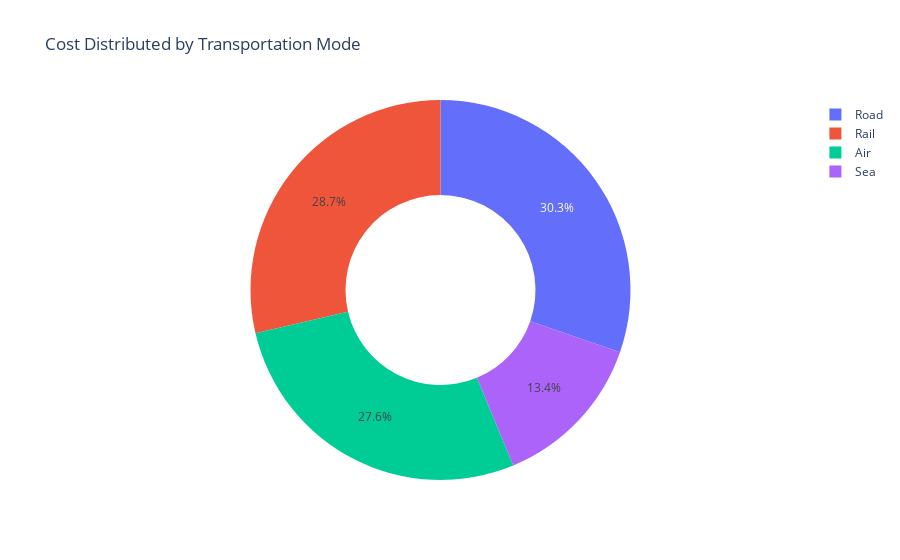

Write notebook code for a chart like this one.
### Code cell
transportation_chart = px.pie(data, 
                             values = 'Costs',
                              names = 'Transportation modes',
                              title = 'Cost Distributed by Transportation Mode',
                             hole = 0.5)

transportation_chart.show()

### Figure 1 — Plotly figure (JSON) as saved in the notebook; plotly's stock layout.template omitted (floating-point values rounded to 4 significant figures)
{"data": [{"domain": {"x": [0, 1], "y": [0, 1]}, "hole": 0.5, "hovertemplate": "Transportation modes=%{label}<br>Costs=%{value}<extra></extra>", "labels": ["Road", "Road", "Air", "Rail", "Air", "Road", "Sea", "Road", "Sea", "Rail", "Road", "Air", "Road", "Road", "Air", "Sea", "Air", "Air", "Sea", "Road", "Air", "Air", "Rail", "Rail", "Air", "Road", "Rail", "Sea", "Air", "Road", "Road", "Rail", "Road", "Sea", "Road", "Sea", "Air", "Sea", "Air", "Air", "Road", "Sea", "Road", "Air", "Rail", "Rail", "Road", "Rail", "Rail", "Rail", "Rail", "Road", "Air", "Air", "Road", "Sea", "Air", "Rail", "Road", "Air", "Rail", "Air", "Sea", "Sea", "Air", "Rail", "Road", "Sea", "Rail", "Air", "Road", "Road", "Rail", "Road", "Rail", "Air", "Rail", "Road", "Sea", "Air", "Sea", "Rail", "Road", "Road", "Air", "Road", "Rail", "Sea", "Sea", "Rail", "Rail", "Rail", "Rail", "Air", "Rail", "Air", "Road", "Road", "Rail", "Rail"], "legendgroup": "", "name": "", "showlegend": true, "type": "pie", "values": [187.8, 503.1, 141.9, 254.8, 923.4, 235.5, 134.4, 802.1, 505.6, 995.9, 806.1, 126.7, 403.0, 547.2, 929.2, 127.9, 865.5, 670.9, 593.5, 477.3, 493.9, 523.4, 205.6, 196.3, 758.7, 458.5, 617.9, 762.5, 123.4, 764.9, 880.1, 609.4, 761.2, 371.3, 510.4, 553.4, 403.8, 183.9, 339.7, 653.7, 529.8, 275.5, 635.7, 716.0, 610.5, 495.3, 380.4, 581.6, 768.7, 336.9, 496.2, 695.0, 602.9, 750.7, 814.1, 323.0, 832.2, 482.2, 110.4, 312.6, 430.2, 164.4, 320.8, 687.3, 771.2, 555.9, 393.8, 169.3, 299.7, 207.7, 183.3, 405.2, 677.9, 866.5, 341.6, 873.1, 997.4, 852.6, 323.6, 351.5, 787.8, 276.8, 590.0, 683.0, 465.5, 842.7, 264.3, 879.4, 103.9, 517.5, 990.1, 996.8, 230.1, 823.5, 846.7, 778.9, 188.7, 540.1, 882.2, 210.7]}], "layout": {"autosize": true, "legend": {"tracegroupgap": 0}, "title": {"text": "Cost Distributed by Transportation Mode"}}}
